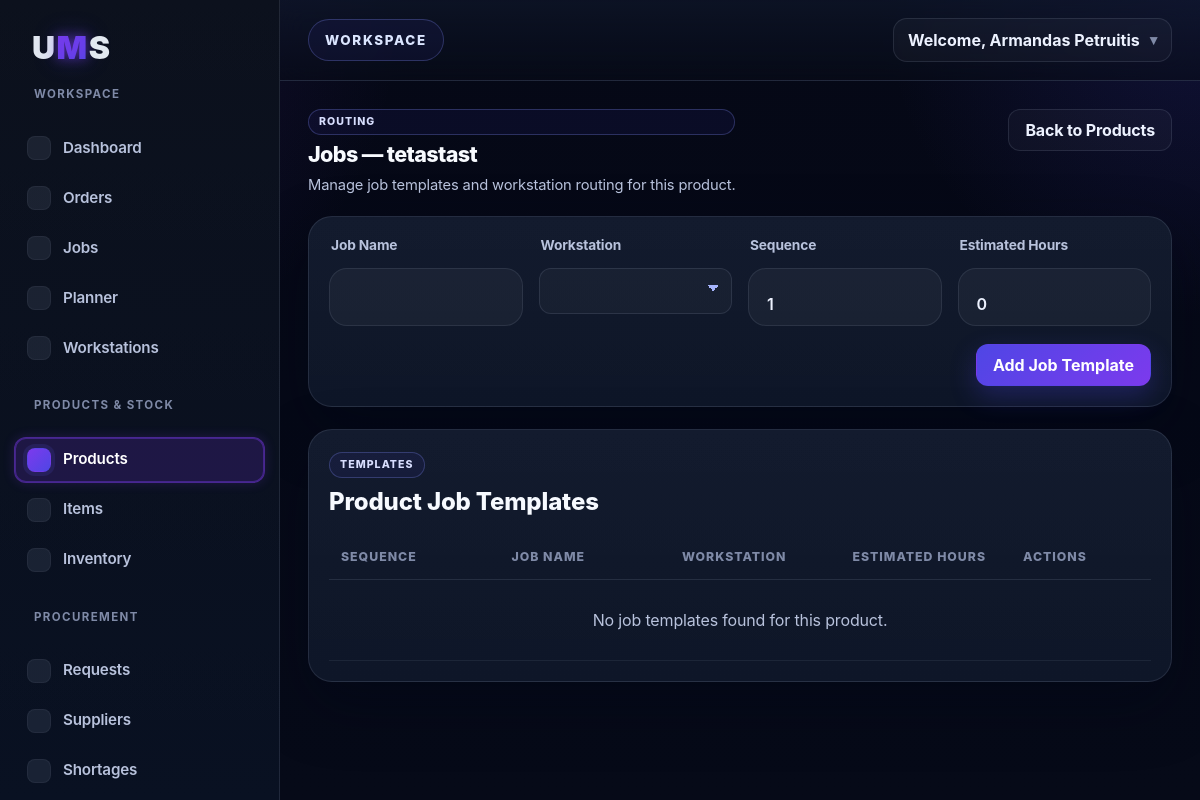
/products/1/jobs (signed in), run on an earlier commit of the app's database.
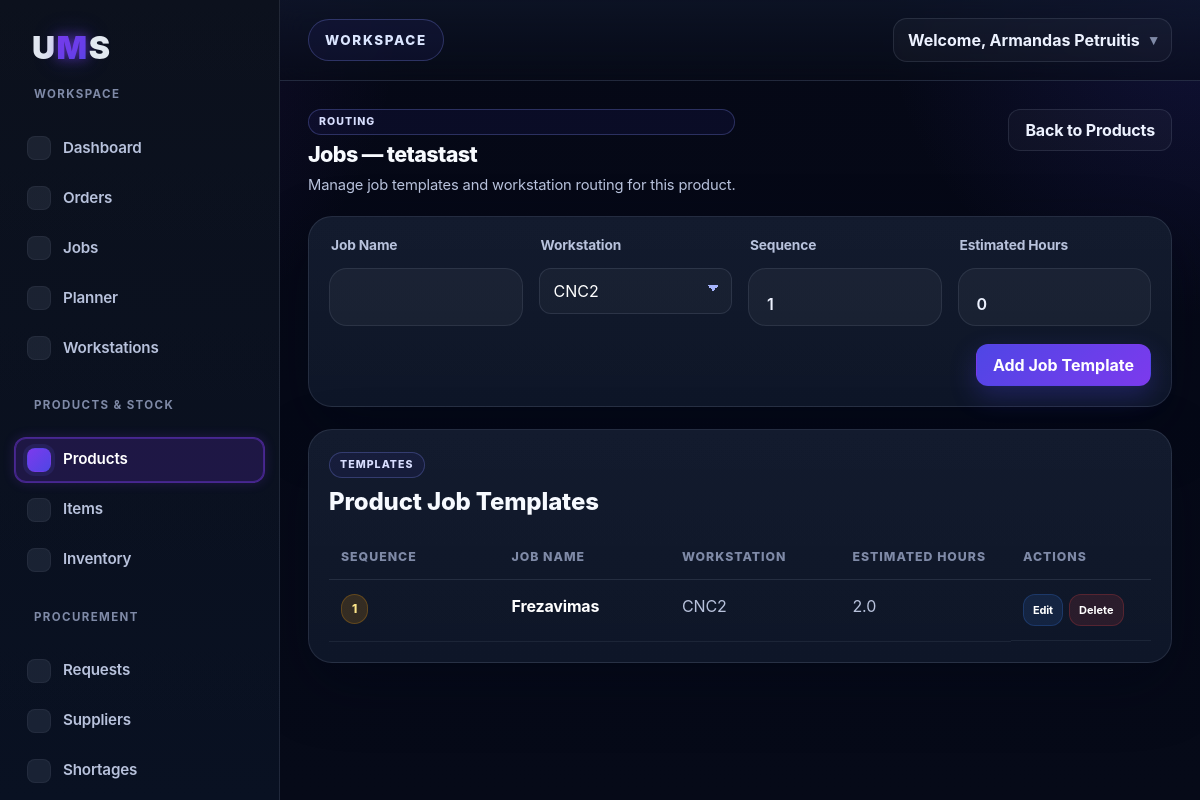
And on a later commit of the database.
### tables this page shows
CREATE TABLE product_job_templates (
        id INTEGER PRIMARY KEY AUTOINCREMENT,
        product_id INTEGER NOT NULL,
        workstation_id INTEGER NOT NULL,
        job_name TEXT NOT NULL,
        sequence INTEGER NOT NULL DEFAULT 1,
        estimated_hours REAL NOT NULL DEFAULT 0, company_id INTEGER,
        FOREIGN KEY (product_id) REFERENCES products(id),
        FOREIGN KEY (workstation_id) REFERENCES workstations(id)
    );

CREATE TABLE workstations (
        id INTEGER PRIMARY KEY AUTOINCREMENT,
        name TEXT NOT NULL,
        description TEXT,
        hours_per_shift REAL NOT NULL DEFAULT 8,
        shifts_per_day INTEGER NOT NULL DEFAULT 1,
        working_days_per_month INTEGER NOT NULL DEFAULT 20
    , color TEXT NOT NULL DEFAULT '#3b82f6', company_id INTEGER);

### app.py (the view)
@app.route("/products/<int:product_id>/jobs")
def product_jobs(product_id):
    if not is_logged_in():
        return redirect(url_for("login"))
    company_id = get_company_id()
    conn = sqlite3.connect("database.db")
    cursor = conn.cursor()
    cursor.execute("""
        SELECT id, product_code, product_name, description, measurement_unit, time_per_unit
        FROM products
        WHERE id = ? AND company_id = ?
    """, (product_id, company_id))
    product_row = cursor.fetchone()
    if product_row is None:
        conn.close()
        return "Product not found", 404
    product = {
        "id": product_row[0],
        "product_code": product_row[1],
        "product_name": product_row[2],
        "description": product_row[3],
        "measurement_unit": product_row[4],
        "time_per_unit": product_row[5]
    }
    cursor.execute("""
        SELECT
            pjt.id,
            pjt.job_name,
            pjt.sequence,
            pjt.estimated_hours,
            pjt.workstation_id,
            w.name
        FROM product_job_templates pjt
        JOIN workstations w
          ON pjt.workstation_id = w.id
         AND w.company_id = pjt.company_id
        WHERE pjt.product_id = ?
          AND pjt.company_id = ?
        ORDER BY pjt.sequence ASC, pjt.id ASC
    """, (product_id, company_id))
    rows = cursor.fetchall()
    job_templates = []
    for row in rows:
        job_templates.append({
            "id": row[0],
            "job_name": row[1],
            "sequence": row[2],
            "estimated_hours": row[3],
            "workstation_id": row[4],
            "workstation_name": row[5]
        })
    cursor.execute("""
        SELECT id, name
        FROM workstations
        WHERE company_id = ?
        ORDER BY name ASC
    """, (company_id,))
    workstation_rows = cursor.fetchall()
    workstations = [{"id": row[0], "name": row[1]} for row in workstation_rows]
    conn.close()
    return render_template(
        "product_jobs.html",
        product=product,
        job_templates=job_templates,
        workstations=workstations,
        active_page="products"
    )

### app.py (called while the page is built)
def is_logged_in():
    return "user_id" in session

def get_company_id():
    company_id = session.get("company_id")
    if not company_id:
        raise ValueError("Missing company_id in session.")
    return company_id

def get_current_user_role():
    return (session.get("user_role") or "worker").strip().lower()

def get_role_default_permissions(role):
    return set(ROLE_DEFAULT_PERMISSIONS.get((role or "worker").lower(), set()))

def get_user_permission_overrides(user_id):
    conn = sqlite3.connect("database.db")
    cursor = conn.cursor()
    cursor.execute("""
        SELECT permission_key, allowed
        FROM user_permissions
        WHERE user_id = ?
    """, (user_id,))
    rows = cursor.fetchall()
    conn.close()
    overrides = {}
    for permission_key, allowed in rows:
        overrides[permission_key] = bool(allowed)
    return overrides

### templates/product_jobs.html (shortened to what this page needs)
{% extends "base.html" %}
{% block content %}
<div class="jobs-header">
  <div class="jobs-header-left">
    <span class="eyebrow-label">Routing</span>
    <h1>Jobs — {{ product.product_name }}</h1>
    <p>Manage job templates and workstation routing for this product.</p>
  </div>
  <div class="jobs-header-right">
    <a href="{{ url_for('products') }}" class="dashboard-btn secondary">Back to Products</a>
  </div>
</div>
<div class="dashboard-form-card section-spacing product-form-card">
  <form method="POST" action="{{ url_for('add_product_job', product_id=product.id) }}" class="order-form">
    <div class="form-grid form-grid-4">
      <div class="form-group">
        <label for="job_name">Job Name</label>
        <input type="text" id="job_name" name="job_name" required>
      </div>
      <div class="form-group">
        <label for="workstation_id">Workstation</label>
        <select id="workstation_id" name="workstation_id" required>
          {% for workstation in workstations %}
            <option value="{{ workstation.id }}">{{ workstation.name }}</option>
          {% endfor %}
        </select>
      </div>
      <div class="form-group">
        <label for="sequence">Sequence</label>
        <input type="number" id="sequence" name="sequence" value="1" min="1" required>
      </div>
      <div class="form-group">
        <label for="estimated_hours">Estimated Hours</label>
        <input type="number" step="0.01" id="estimated_hours" name="estimated_hours" value="0" min="0" required>
      </div>
    </div>
    <div class="form-actions">
      <button type="submit" class="dashboard-btn primary">Add Job Template</button>
    </div>
  </form>
</div>
<div class="dashboard-table-card">
  <div class="card-header">
    <div>
      <span class="card-kicker">Templates</span>
      <h4>Product Job Templates</h4>
    </div>
  </div>
  <div class="table-wrapper">
    <table class="orders-table product-flow-table">
      <thead>
        <tr>
          <th>Sequence</th>
          <th>Job Name</th>
          <th>Workstation</th>
          <th>Estimated Hours</th>
          <th>Actions</th>
        </tr>
      </thead>
      <tbody>
        {% if job_templates %}
          {% for job in job_templates %}
            <tr>
              <td data-label="Sequence">
                <span class="priority-pill priority-medium">{{ job.sequence }}</span>
              </td>
              <td data-label="Job Name">
                <strong>{{ job.job_name }}</strong>
              </td>
              <td data-label="Workstation">{{ job.workstation_name }}</td>
              <td data-label="Estimated Hours">{{ job.estimated_hours }}</td>
              <td data-label="Actions" class="actions-cell product-actions-cell">
                <a href="{{ url_for('edit_product_job', job_id=job.id) }}" class="table-action-btn btn-edit action-btn-compact">Edit</a>
                <form method="POST"
                      action="{{ url_for('delete_product_job', job_id=job.id) }}"
                      class="inline-form"
                      onsubmit="return confirm('Are you sure you want to delete this job template?');">
                  <button type="submit" class="table-action-btn btn-delete action-btn-compact">Delete</button>
                </form>
              </td>
            </tr>
          {% endfor %}
        {% else %}
          <tr>
            <td colspan="5" class="empty-table-message">No job templates found for this product.</td>
          </tr>
        {% endif %}
      </tbody>
    </table>
  </div>
</div>
{% endblock %}

What changed in the data, as far as the page shows it:
added product_job_templates: sequence "1", job_name "Frezavimas", workstation_name "CNC2", estimated_hours "2.0"
Also different on the page:
form field workstation_id: (not shown) → "CNC2"
text no longer shown: "No job templates found for this product."
